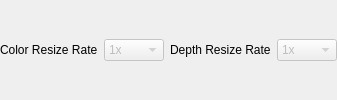
    <widget class="QWidget" name="widget_resize_settings" native="true">
     <property name="enabled">
      <bool>true</bool>
     </property>
     <property name="sizePolicy">
      <sizepolicy hsizetype="Preferred" vsizetype="Preferred">
       <horstretch>3</horstretch>
       <verstretch>0</verstretch>
      </sizepolicy>
     </property>
     <layout class="QHBoxLayout" name="horizontalLayout_15">
      <property name="leftMargin">
       <number>0</number>
      </property>
      <property name="topMargin">
       <number>0</number>
      </property>
      <property name="rightMargin">
       <number>0</number>
      </property>
      <property name="bottomMargin">
       <number>0</number>
      </property>
      <item>
       <widget class="QLabel" name="label_color_resize_rate_title">
        <property name="sizePolicy">
         <sizepolicy hsizetype="Fixed" vsizetype="Preferred">
          <horstretch>1</horstretch>
          <verstretch>0</verstretch>
         </sizepolicy>
        </property>
        <property name="minimumSize">
         <size>
          <width>0</width>
          <height>0</height>
         </size>
        </property>
        <property name="maximumSize">
         <size>
          <width>130</width>
          <height>25</height>
         </size>
        </property>
        <property name="text">
         <string>Color Resize Rate</string>
        </property>
       </widget>
      </item>
      <item>
       <widget class="QComboBox" name="comboBox_color_resize_rate">
        <property name="enabled">
         <bool>false</bool>
        </property>
        <item>
         <property name="text">
          <string>1x</string>
         </property>
        </item>
        <item>
         <property name="text">
          <string>0.5x</string>
         </property>
        </item>
        <item>
         <property name="text">
          <string>0.25x</string>
         </property>
        </item>
       </widget>
      </item>
      <item>
       <widget class="QLabel" name="label_depth_resze_rate_title">
        <property name="maximumSize">
         <size>
          <width>130</width>
          <height>25</height>
         </size>
        </property>
        <property name="text">
         <string>Depth Resize Rate</string>
        </property>
       </widget>
      </item>
      <item>
       <widget class="QComboBox" name="comboBox_depth_resize_rate">
        <property name="enabled">
         <bool>false</bool>
        </property>
        <item>
         <property name="text">
          <string>1x</string>
         </property>
        </item>
        <item>
         <property name="text">
          <string>0.5x</string>
         </property>
        </item>
        <item>
         <property name="text">
          <string>0.25x</string>
         </property>
        </item>
       </widget>
      </item>
     </layout>
    </widget>
